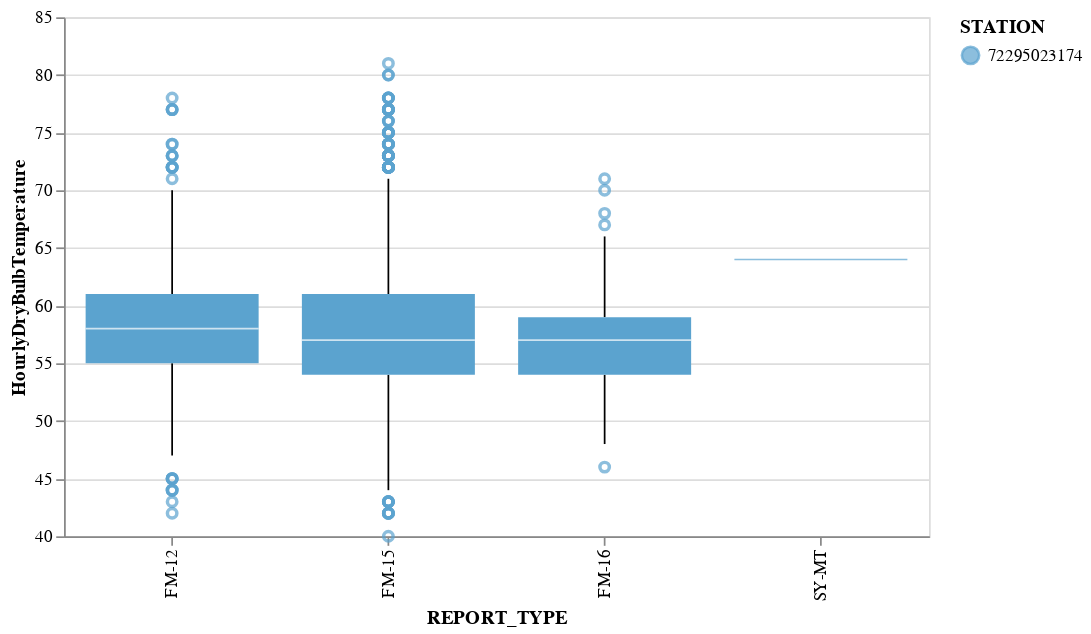

Here is the notebook cell this chart was saved with:
### Code cell
#Looks a little hard to read lets change the size
import altair as alt
alt.Chart(temperature_df).mark_boxplot(size=100).encode(
    x='REPORT_TYPE',
    y=alt.Y('HourlyDryBulbTemperature',scale=alt.Scale(zero=False)),
    color=alt.Color('STATION:O')).properties(width=500)

### Figure 1 — Vega-Lite specification as saved in the notebook (floating-point values rounded to 4 significant figures; data arrays with more than 128 entries replaced by an {"elided": "..."} marker saying what was removed)
{"config": {"view": {"continuousWidth": 400, "continuousHeight": 300}}, "data": {"name": "data-5fa84e02d98bda934dad44f0b505defa"}, "mark": {"type": "boxplot", "size": 100}, "encoding": {"color": {"field": "STATION", "type": "ordinal"}, "x": {"field": "REPORT_TYPE", "type": "nominal"}, "y": {"field": "HourlyDryBulbTemperature", "scale": {"zero": false}, "type": "quantitative"}}, "width": 500, "$schema": "https://vega.github.io/schema/vega-lite/v4.17.0.json", "datasets": {"data-5fa84e02d98bda934dad44f0b505defa": {"elided": "3529 records"}}}
